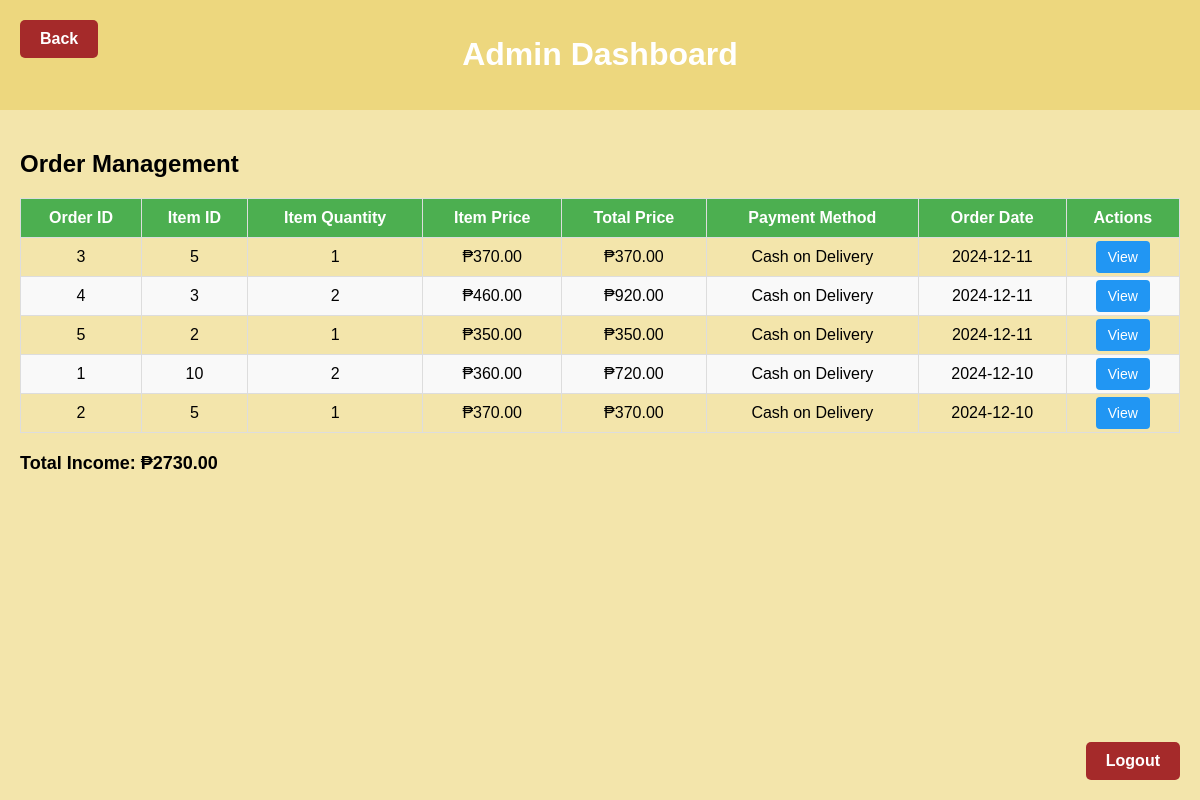
/MYPROJECT/dashboard.php, run on an earlier commit of the app's database.
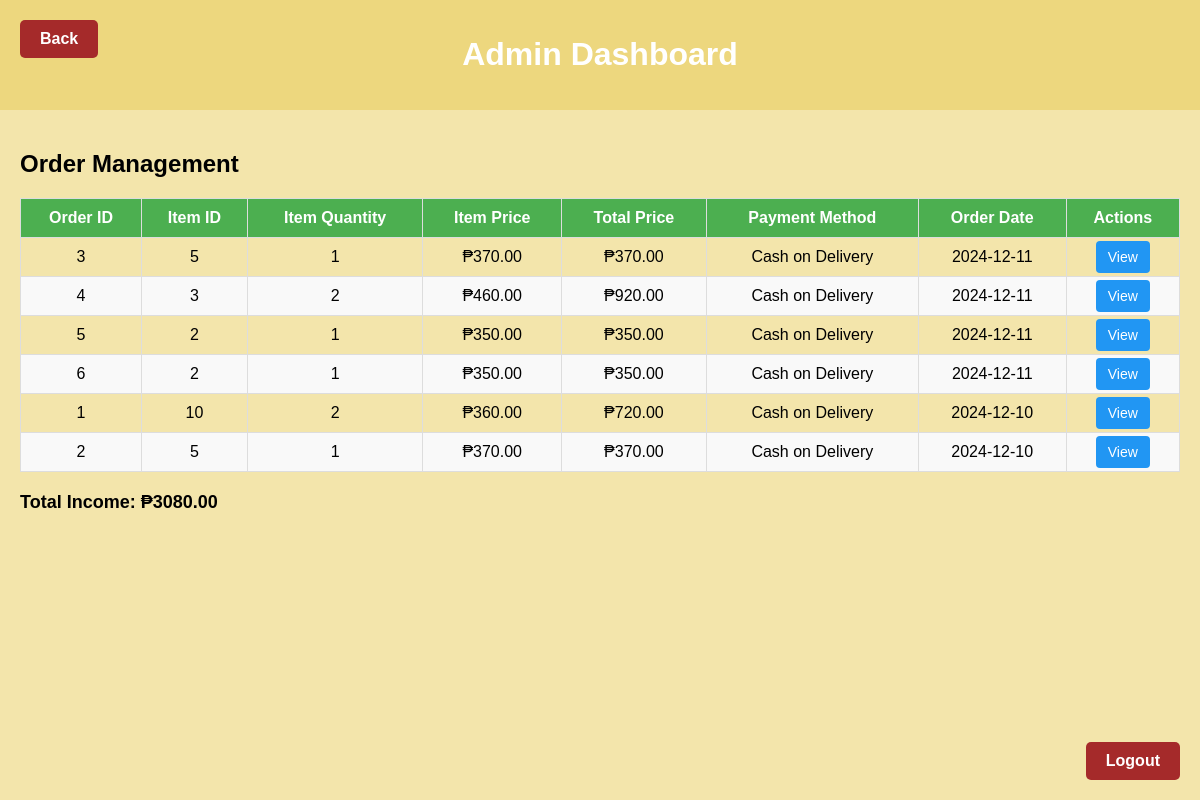
And on a later commit of the database.
### tables this page shows
CREATE TABLE `orders` (
  `order_id` int(11) NOT NULL,
  `user_id` int(11) NOT NULL,
  `item_id` int(11) NOT NULL,
  `item_qty` int(11) NOT NULL,
  `cus_id` int(11) NOT NULL,
  `payment_method` varchar(255) NOT NULL,
  `item_price` decimal(6,2) NOT NULL,
  `total_price` decimal(10,2) NOT NULL,
  `date_ordered` date NOT NULL,
  `status` varchar(255) NOT NULL DEFAULT 'pending'
);

### MYPROJECT/dashboard.php (the view, shortened to what this page needs)
<?php
$servername = "localhost";
$username = "root";
$password = "";
$dbname = "project";
$conn = mysqli_connect($servername, $username, $password, $dbname);
$query = "SELECT * FROM orders ORDER BY date_ordered DESC";
$result = mysqli_query($conn, $query);
$total_price = 0;
?>
<!DOCTYPE html>
<html lang="en">
<head>
</head>
<body>
    <a href="adminpage.php" class="back-btn">Back</a>
    <div class="header">
        <h1>Admin Dashboard</h1>
    </div>
    <div class="container">
        <h2>Order Management</h2>
        <table>
            <thead>
                <tr>
                    <th>Order ID</th>
                    <th>Item ID</th>
                    <th>Item Quantity</th>
                    <th>Item Price</th>
                    <th>Total Price</th>
                    <th>Payment Method</th>
                    <th>Order Date</th>
                    <th>Actions</th>
                </tr>
            </thead>
            <tbody>
                <?php while ($row = mysqli_fetch_assoc($result)):
                    $order_total = $row['item_qty'] * $row['item_price'];
                    $total_price += $order_total;
                ?>
                    <tr>
                        <td><?php echo htmlspecialchars($row['order_id']); ?></td>
                        <td><?php echo htmlspecialchars($row['item_id']); ?></td>
                        <td><?php echo htmlspecialchars($row['item_qty']); ?></td>
                        <td>₱<?php echo number_format((float)$row['item_price'], 2, '.', ''); ?></td>
                        <td>₱<?php echo number_format((float)$order_total, 2, '.', ''); ?></td>
                        <td><?php echo htmlspecialchars($row['payment_method']); ?></td>
                        <td><?php echo htmlspecialchars($row['date_ordered']); ?></td>
                        <td>
                            <a href="view_order.php?order_id=<?php echo urlencode($row['order_id']); ?>" class="btn btn-view">View</a>
                        </td>
                    </tr>
                <?php endwhile; ?>
            </tbody>
        </table>
        <div class="total-price">
            Total Income: ₱<?php echo number_format((float)$total_price, 2, '.', ''); ?>
        </div>
    </div>
    <a href="homepage.php" class="logout-btn">Logout</a>
</body>
</html>

What changed in the data, as far as the page shows it:
added orders: order_id "6", item "2", item_qty "1", item_price "350.00", payment_method "Cash on Delivery", date_ordered "2024-12-11"
Also different on the page:
$total_price: "2730.00" → "3080.00"
